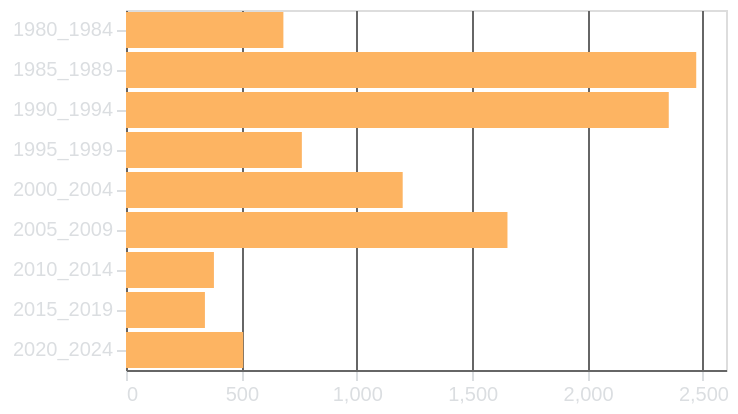

This figure's Vega-Lite source:
### Vega-Lite specification from a JSON file in a GitHub repository (floating-point values rounded to 4 significant figures; data arrays with more than 128 entries replaced by an {"elided": "..."} marker saying what was removed)
{"config": {"background": "transparent", "title": {"color": "#DBDEE1", "fontSize": 16}, "axis": {"domainColor": "#666666", "gridColor": "#666666", "tickColor": "#DBDEE1", "titleColor": "#DBDEE1", "labelColor": "#DBDEE1"}, "legend": {"labelColor": "#DBDEE1", "titleColor": "#DBDEE1"}}, "data": {"name": "data-c033064330faeeb9bcadea47ec640ce5"}, "mark": {"type": "bar", "tooltip": true}, "encoding": {"color": {"value": "#fdb462"}, "tooltip": [{"field": "lustrum", "title": "Lustro", "type": "ordinal"}, {"aggregate": "count", "title": "Nº di spot", "type": "quantitative"}], "x": {"aggregate": "count", "axis": {"ticks": true, "title": null}, "type": "quantitative"}, "y": {"axis": {"ticks": true, "title": null}, "field": "lustrum", "type": "ordinal"}}, "height": "container", "width": "container", "$schema": "https://vega.github.io/schema/vega-lite/v5.17.0.json", "datasets": {"data-c033064330faeeb9bcadea47ec640ce5": {"elided": "10350 records"}}}
